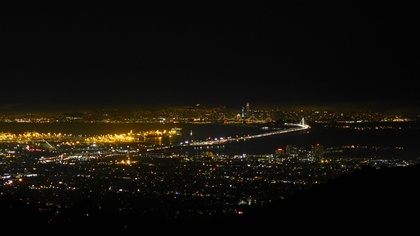
%> input picture lab1/grizzlypeak.jpg, 420 x 236 px, shrunk from 1984 x 1116 before the run
$ octave part03.m   (GNU Octave 9; MATLAB toolbox functions it lacks are replaced by stand-ins)
%> lines starting %> are read from the running program, lines starting %| are printed output that depends on the picture
%Q2.3
% clear;
% clc;
% %%使用逻辑索引
A = imread('grizzlypeak.jpg');
%> A is the input picture: size 236x420x3 uint8; mean R, G, B 19.7, 16.8, 11
% tic;
%     B = A <= 10;
%     A(B) = 0;
% toc;

%%使用for循环
[m,n,num] = size(A);
%> m = 236; n = 420; num = 3
C1 = A(:,:,1);
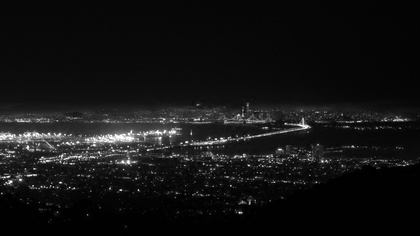
%> C1: size 236x420 uint8; min 0, max 255, mean 19.7
C2 = A(:,:,2);
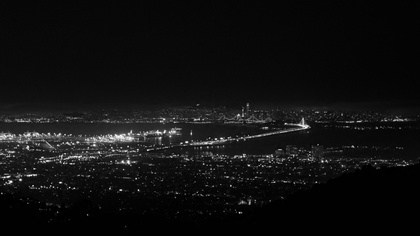
%> C2: size 236x420 uint8; min 0, max 253, mean 16.8
C3 = A(:,:,3);
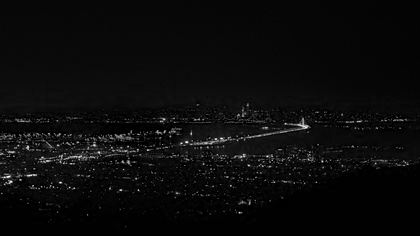
%> C3: size 236x420 uint8; min 0, max 255, mean 11
tic;
for i = 1:m
    for j = 1:n
        if C1(i,j) <= 10
            C1(i,j) = 0;
        end
        if C2(i,j) <= 10
            C2(i,j) = 0;
        end
        if C3(i,j) <= 10
            C3(i,j) = 0;
        end
    end
end
toc;
